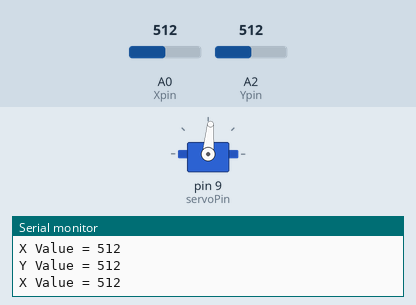
Bench run of a sketch on a simulated Arduino Uno, built with avr-gcc and run on an emulated ATmega328P. On the bench: servo, the last lines printed to the serial monitor. The inputs (shaded band) are chosen by the test bench; at power-on: A2 (Ypin) = 512, A0 (Xpin) = 512.

Above: at 1.2 s.
1.3 s: A2 (Ypin) set to 716
At 1.8 s:
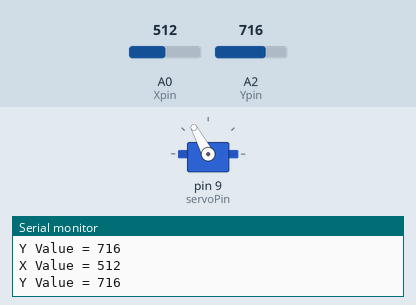
2.8 s: A2 (Ypin) set to 105
At 4.0 s:
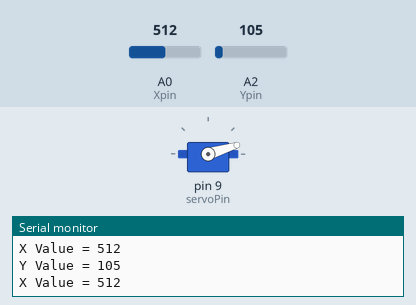
4.3 s: A2 (Ypin) set to 94
At 5.1 s:
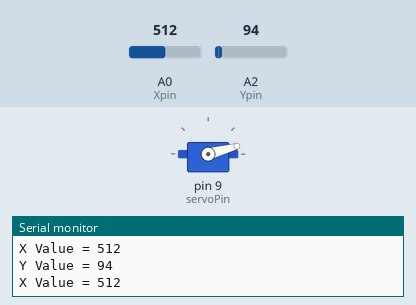
7.3 s: A2 (Ypin) set to 122
At 8.0 s:
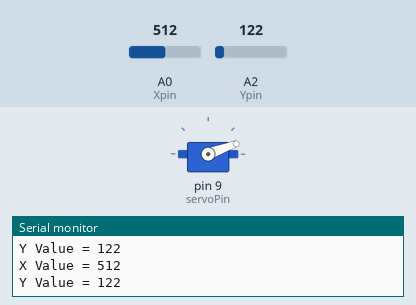
8.8 s: A2 (Ypin) set to 306
At 10.0 s:
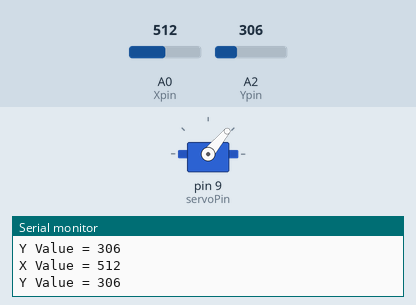
10.3 s: A0 (Xpin) set to 106
13.3 s: A0 (Xpin) set to 93
Timing chart, 0 to 15.8 s (numbered marks = the images above; inputs shaded):
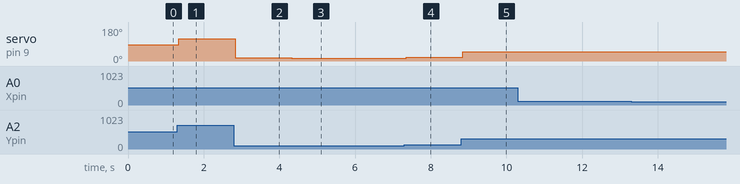

Measured:
- after the input at 1.3 s, servo on pin 9 (servoPin): 85° → 118° at once
- after the input at 2.8 s, servo on pin 9 (servoPin): 118° → 17° at once
- after the input at 4.3 s, servo on pin 9 (servoPin): 17° → 15° at once
- after the input at 7.3 s, servo on pin 9 (servoPin): 15° → 20° after 0.05 s
- after the input at 8.8 s, servo on pin 9 (servoPin): 20° → 50° after 0.05 s

The sketch:

Joystick_with_Servo.ino
```cpp
int Xpin=A0;
int Ypin=A2;
//int Spin=6;
int Xval;
int Yval;
//int Sval;
int angle;
int servoPin=9;

#include <Servo.h>
Servo myServo;


void setup() {
  // put your setup code here, to run once:

  Serial.begin(9600);
  pinMode(Xpin,INPUT);
  pinMode(Ypin,INPUT);
  //pinMode(Spin,INPUT);
  pinMode(servoPin,OUTPUT);
  myServo.attach(servoPin);

}

void loop() {
  // put your main code here, to run repeatedly:

  Xval=analogRead(Xpin);
  Yval=analogRead(Ypin);
  //Sval=digitalRead(Spin);
  //delay(500);
  Serial.print("X Value = ");
  Serial.println(Xval);
  Serial.print("Y Value = ");
  Serial.println(Yval);
  //Serial.print("S Value = ");
  //Serial.println(Sval);
  angle=map(Yval,0,1023,0,170);

  myServo.write(angle);

}
```
